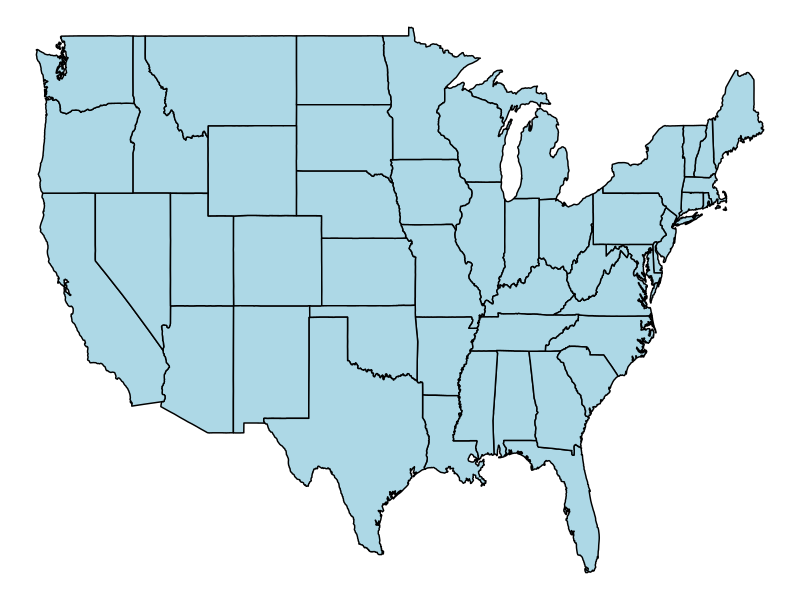

This figure's R source:
library(ggplot2)
library(dplyr)

us_map <- map_data("state")

# If you plot the points for a couple of states, mapping longitude to the x
# aesthetic and latitude to the y aesthetic, you can see that the points
# show the outline of the state

us_map %>%
  ggplot(aes(x = long, y = lat, group = group)) + 
  geom_polygon(fill = "lightblue", color = "black") +
  theme_void()
